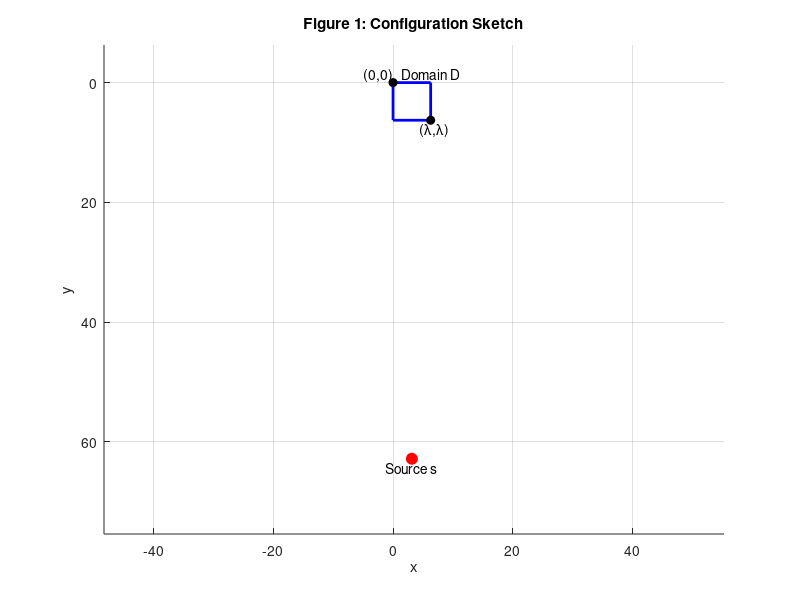
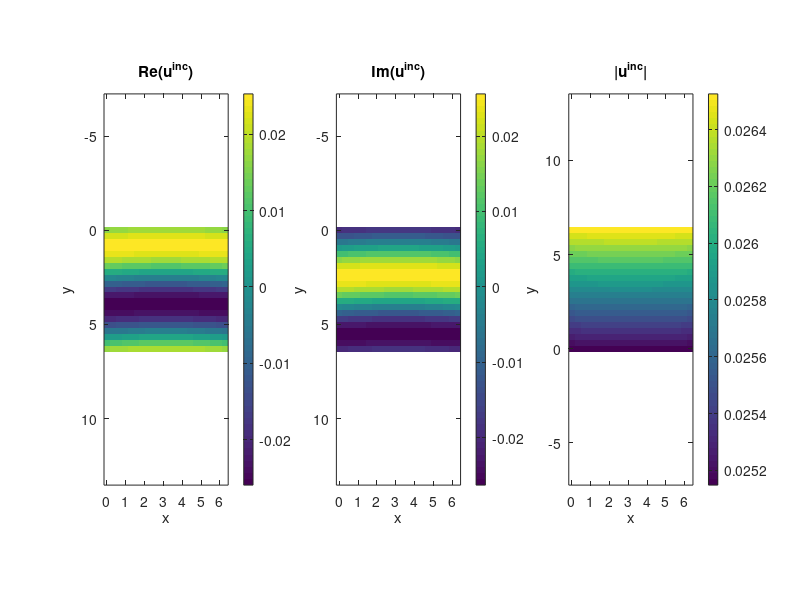
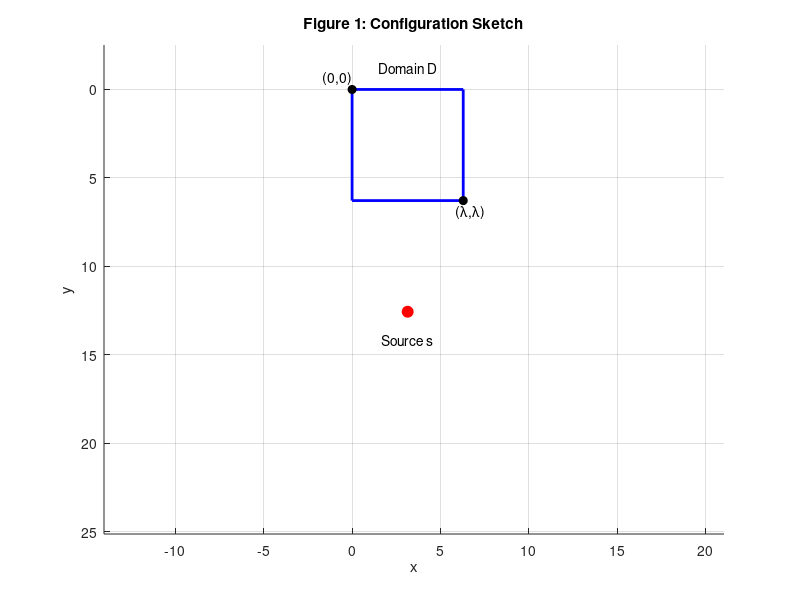
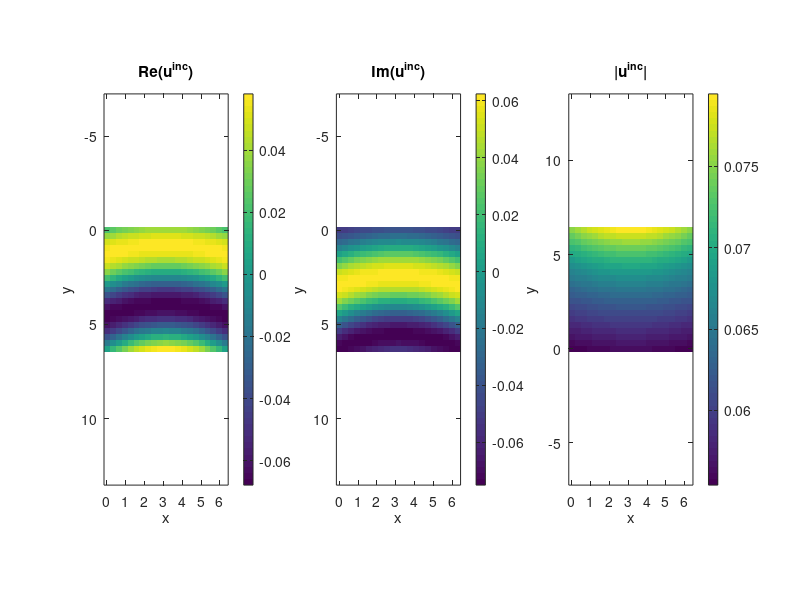

Source code (MATLAB) for these figures, in order:
%% STEP 7:
% Draw object domain and the locate the source 
kb = 1; 
lambda = 2 * pi / kb; % wavefield of the background field

% Rectangle domain (D) corners
x1 = 0; y1 = 0; % upper left corner
x2 = lambda; y2 = lambda; % lower right corner

% Location of the source
sx = 1/2 * lambda;
sy = 10 * lambda;

% Figure
figure; hold on; axis equal;
xlabel('x'); ylabel('y');
title('Figure 1: Configuration Sketch');

% Draw rectangle D
rectangle('Position', [x1, y1, x2 - x1, y2 - y1], 'EdgeColor', 'b', 'LineWidth', 2);
text(x2, -lambda/4, 'Domain D', 'HorizontalAlignment', 'center');

% Mark origin
plot(0, 0, 'ko', 'MarkerFaceColor', 'k');
text(0, -lambda/5, '(0,0)', 'HorizontalAlignment', 'right');

% Mark right corner
plot(lambda, lambda, 'ko', 'MarkerFaceColor', 'k');
text(lambda+ lambda/2, lambda+lambda/4, '({\lambda},{\lambda})', 'HorizontalAlignment', 'right');

% Plot source location
plot(sx, sy, 'ro', 'MarkerSize', 8, 'MarkerFaceColor', 'r');
text(sx, sy + lambda/4, 'Source s', 'HorizontalAlignment', 'center');

% Optional: draw a line from source to domain
%line([sx, x2], [sy, y2], 'Color', [0.5 0.5 0.5], 'LineStyle', '--');

% Adjust axis
%xlim([-lambda, sx + lambda]);
ylim([-sy/10, sy + 2*lambda]);
set(gca, 'YDir', 'reverse');  % because y increases downward
grid on

%%
h = lambda / 20; % Grid spacing
x = 0:h:lambda; % x coordinates (21 points)
y = 0:h:lambda; % y coordinates (21 points)
Nx = length(x);
Ny = length(y);

[X, Y] = meshgrid(x, y);   % Y increases downwards by default in images

% Compute |ro - ro_s| at each grid point
R = sqrt((X - sx).^2 + (Y - sy).^2);

% Compute the incident field (2D array) using Hankel function of the second kind, order 0
u_inc = -1j/4 * besselh(0, 2, kb * R);  % H_0^(2)(kb * R)

% Plot real, imag and absolute values

figure;

% Real part
subplot(1,3,1);
imagesc(x, y, real(u_inc));
axis equal tight;
title('Re(u^{inc})');
xlabel('x'); ylabel('y');
colorbar;

% Imaginary part
subplot(1,3,2);
imagesc(x, y, imag(u_inc));
axis equal tight;
title('Im(u^{inc})');
xlabel('x'); ylabel('y');
colorbar;

% Magnitude
subplot(1,3,3);
imagesc(x, y, abs(u_inc));
axis equal tight;
title('|u^{inc}|');
xlabel('x'); ylabel('y');
colorbar;

% Reverse y-axis to match coordinate system orientation (y increases downward)
set(gca,'YDir','normal');

%% Change the locaton of the source (move closer to obj domain D)
% Location of the source
sx = 1/2 * lambda;
sy =  2*lambda;

% Figure
figure; hold on; axis equal;
xlabel('x'); ylabel('y');
title('Figure 1: Configuration Sketch');

% Draw rectangle D
rectangle('Position', [x1, y1, x2 - x1, y2 - y1], 'EdgeColor', 'b', 'LineWidth', 2);
text(x2/2, -lambda/5, 'Domain D', 'HorizontalAlignment', 'center');

% Mark origin
plot(0, 0, 'ko', 'MarkerFaceColor', 'k');
text(0, -lambda/10, '(0,0)', 'HorizontalAlignment', 'right');

% Mark right corner
plot(lambda, lambda, 'ko', 'MarkerFaceColor', 'k');
text(lambda+ lambda/5, lambda+lambda/10, '({\lambda},{\lambda})', 'HorizontalAlignment', 'right');

% Plot source location
plot(sx, sy, 'ro', 'MarkerSize', 8, 'MarkerFaceColor', 'r');
text(sx, sy + lambda/4, 'Source s', 'HorizontalAlignment', 'center');
ylim([-sy/5, sy + 2*lambda]);
set(gca, 'YDir', 'reverse');  % because y increases downward
grid on

% Compute |ro - ro_s| at each grid point
R = sqrt((X - sx).^2 + (Y - sy).^2);

% Compute the incident field (2D array) using Hankel function of the second kind, order 0
u_inc_new = -1j/4 * besselh(0, 2, kb * R);  % H_0^(2)(kb * R)

% Plot real, imag and absolute values

figure;

% Real part
subplot(1,3,1);
imagesc(x, y, real(u_inc_new));
axis equal tight;
title('Re(u^{inc})');
xlabel('x'); ylabel('y');
colorbar;

% Imaginary part
subplot(1,3,2);
imagesc(x, y, imag(u_inc_new));
axis equal tight;
title('Im(u^{inc})');
xlabel('x'); ylabel('y');
colorbar;

% Magnitude
subplot(1,3,3);
imagesc(x, y, abs(u_inc_new));
axis equal tight;
title('|u^{inc}|');
xlabel('x'); ylabel('y');
colorbar;

% Reverse y-axis to match coordinate system orientation (y increases downward)
set(gca,'YDir','normal');


%% Change kb value to observe the outcomes
kb = 2; 
lambda = 2 * pi / kb; % wavefield of the background field

% Rectangle domain (D) corners
x1 = 0; y1 = 0; % upper left corner
x2 = lambda; y2 = lambda; % lower right corner

% Location of the source
sx = 1/2 * lambda;
sy = 10 * lambda;

% Figure
figure; hold on; axis equal;
xlabel('x'); ylabel('y');
title('Figure 1: Configuration Sketch');

% Draw rectangle D
rectangle('Position', [x1, y1, x2 - x1, y2 - y1], 'EdgeColor', 'b', 'LineWidth', 2);
text(x2, -lambda/4, 'Domain D', 'HorizontalAlignment', 'center');

% Mark origin
plot(0, 0, 'ko', 'MarkerFaceColor', 'k');
text(0, -lambda/5, '(0,0)', 'HorizontalAlignment', 'right');

% Mark right corner
plot(lambda, lambda, 'ko', 'MarkerFaceColor', 'k');
text(lambda+ lambda/2, lambda+lambda/4, '({\lambda},{\lambda})', 'HorizontalAlignment', 'right');

% Plot source location
plot(sx, sy, 'ro', 'MarkerSize', 8, 'MarkerFaceColor', 'r');
text(sx, sy + lambda/4, 'Source s', 'HorizontalAlignment', 'center');

% Optional: draw a line from source to domain
%line([sx, x2], [sy, y2], 'Color', [0.5 0.5 0.5], 'LineStyle', '--');

% Adjust axis
%xlim([-lambda, sx + lambda]);
ylim([-sy/10, sy + 2*lambda]);
set(gca, 'YDir', 'reverse');  % because y increases downward
grid on

%%
h = lambda / 20; % Grid spacing
x = 0:h:lambda; % x coordinates (21 points)
y = 0:h:lambda; % y coordinates (21 points)
Nx = length(x);
Ny = length(y);

[X, Y] = meshgrid(x, y);   % Y increases downwards by default in images

% Compute |ro - ro_s| at each grid point
R = sqrt((X - sx).^2 + (Y - sy).^2);

% Compute the incident field (2D array) using Hankel function of the second kind, order 0
u_inc_2 = -1j/4 * besselh(0, 2, kb * R);  % H_0^(2)(kb * R)

% Plot real, imag and absolute values

figure;

% Real part
subplot(1,3,1);
imagesc(x, y, real(u_inc_2));
axis equal tight;
title('Re(u^{inc})');
xlabel('x'); ylabel('y');
colorbar;

% Imaginary part
subplot(1,3,2);
imagesc(x, y, imag(u_inc_2));
axis equal tight;
title('Im(u^{inc})');
xlabel('x'); ylabel('y');
colorbar;

% Magnitude
subplot(1,3,3);
imagesc(x, y, abs(u_inc_2));
axis equal tight;
title('|u^{inc}|');
xlabel('x'); ylabel('y');
colorbar;

% Reverse y-axis to match coordinate system orientation (y increases downward)
set(gca,'YDir','normal');

%% Change the locaton of the source (move closer to obj domain D)
% Location of the source
sx = 1/2 * lambda;
sy = 2*lambda;

% Figure
figure; hold on; axis equal;
xlabel('x'); ylabel('y');
title('Figure 1: Configuration Sketch');

% Draw rectangle D
rectangle('Position', [x1, y1, x2 - x1, y2 - y1], 'EdgeColor', 'b', 'LineWidth', 2);
text(x2/2, -lambda/5, 'Domain D', 'HorizontalAlignment', 'center');

% Mark origin
plot(0, 0, 'ko', 'MarkerFaceColor', 'k');
text(0, -lambda/10, '(0,0)', 'HorizontalAlignment', 'right');

% Mark right corner
plot(lambda, lambda, 'ko', 'MarkerFaceColor', 'k');
text(lambda+ lambda/5, lambda+lambda/10, '({\lambda},{\lambda})', 'HorizontalAlignment', 'right');

% Plot source location
plot(sx, sy, 'ro', 'MarkerSize', 8, 'MarkerFaceColor', 'r');
text(sx, sy + lambda/4, 'Source s', 'HorizontalAlignment', 'center');
ylim([-sy/5, sy + 2*lambda]);
set(gca, 'YDir', 'reverse');  % because y increases downward
grid on

% Compute |ro - ro_s| at each grid point
R = sqrt((X - sx).^2 + (Y - sy).^2);

% Compute the incident field (2D array) using Hankel function of the second kind, order 0
u_inc_new_2 = -1j/4 * besselh(0, 2, kb * R);  % H_0^(2)(kb * R)

% Plot real, imag and absolute values

figure;

% Real part
subplot(1,3,1);
imagesc(x, y, real(u_inc_new_2));
axis equal tight;
title('Re(u^{inc})');
xlabel('x'); ylabel('y');
colorbar;

% Imaginary part
subplot(1,3,2);
imagesc(x, y, imag(u_inc_new_2));
axis equal tight;
title('Im(u^{inc})');
xlabel('x'); ylabel('y');
colorbar;

% Magnitude
subplot(1,3,3);
imagesc(x, y, abs(u_inc_new_2));
axis equal tight;
title('|u^{inc}|');
xlabel('x'); ylabel('y');
colorbar;

% Reverse y-axis to match coordinate system orientation (y increases downward)
set(gca,'YDir','normal');